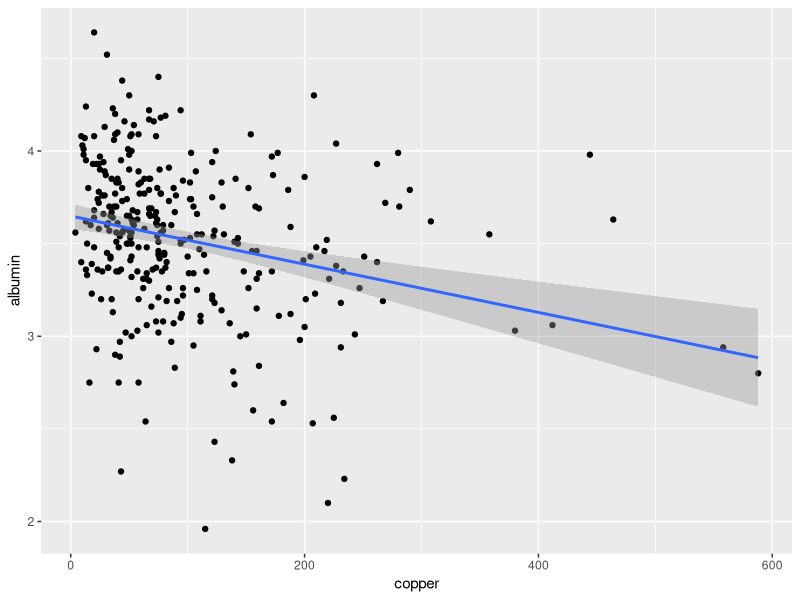
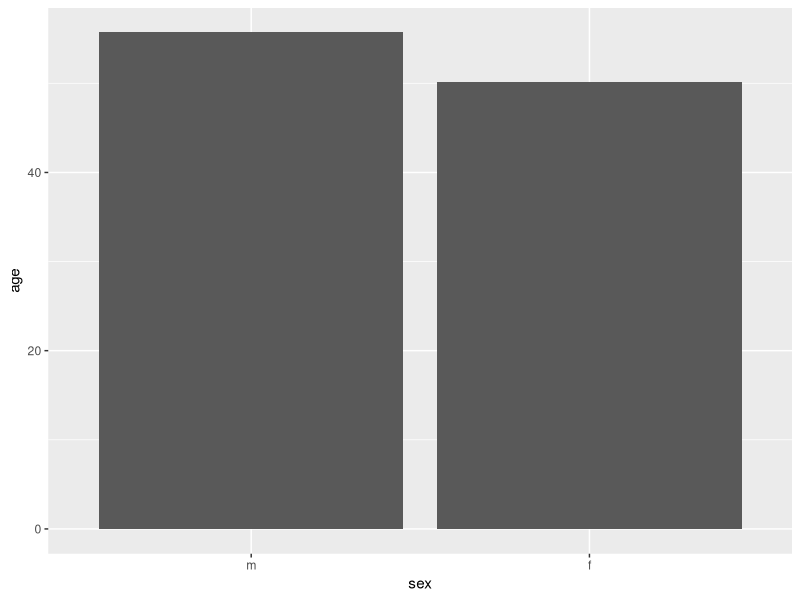
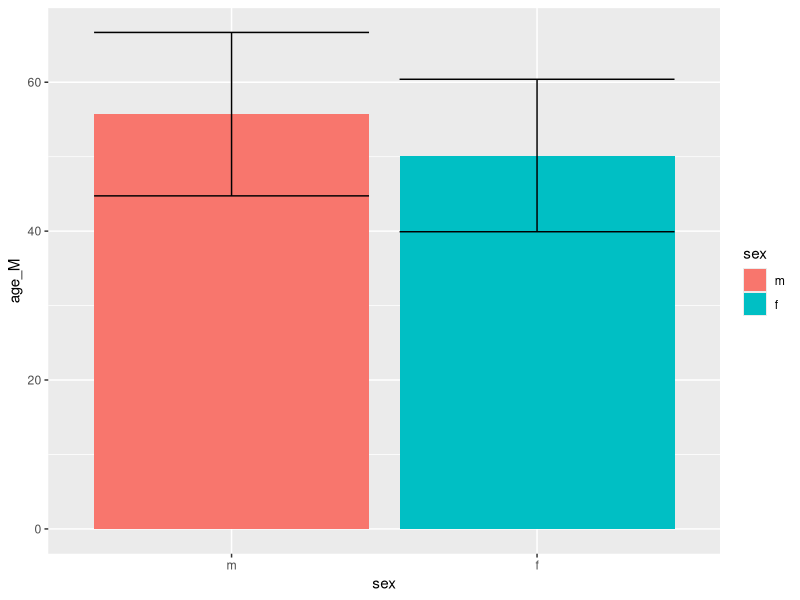

Recreate these plots in R, in order.
## ---- chunk 1
library(survival)
library(tidyverse)
## ---- chunk 2
cor.test(pbc$copper, pbc$albumin)
## ---- chunk 3
ggplot(pbc, aes(x=copper, y=albumin)) + geom_point() + geom_smooth(method=lm)
## ---- chunk 4
male_ages = pbc$age[pbc$sex=='m']
female_ages = pbc$age[pbc$sex=='f']
t.test(male_ages, female_ages)
## ---- chunk 5
ggplot(pbc, aes(x=sex, y=age)) + 
  geom_bar(stat = "summary", fun.y="mean")
## ---- chunk 6
age_barplot_data <- pbc %>% group_by(sex) %>% summarize(age_M = mean(age), age_SD = sd(age))
age_barplot_data
## ---- chunk 7
ggplot(age_barplot_data, aes(x=sex, y=age_M, fill=sex)) + 
  geom_bar(stat="identity", position="dodge") +
  geom_errorbar(data = age_barplot_data, 
      aes(ymin = age_M - age_SD, ymax = age_M + age_SD, y = age_M),
        position = position_dodge(width = .9))
## ---- chunk 8
table(pbc$status)
## ---- chunk 9
colnames(pbc)
